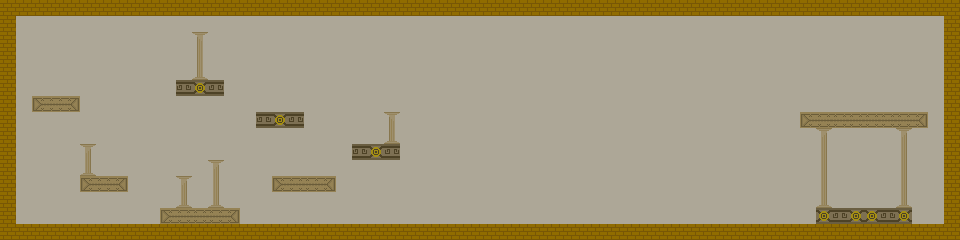

Below is a game level as drawn by its tile map, then a one-line description and the .tmx file that defines it, in full:
An orthogonal 60x15 tile map with 16x16 px tiles, 3 tile layers (BG, BG2, Platforms), 2 tilesets and 3 objects (2x Marker, Entity).

<map version="1.10" tiledversion="1.10.2" orientation="orthogonal" renderorder="right-down" width="60" height="15" tilewidth="16" tileheight="16" infinite="0" nextlayerid="5" nextobjectid="13">
 <tileset firstgid="1" source="desert-level-tilemap.tsx" />
 <tileset firstgid="12" source="desert-objects.tsx" />
 <layer id="2" name="BG" width="60" height="15">
  <data encoding="csv">
8,8,8,8,8,8,8,8,8,8,8,8,8,8,8,8,8,8,8,8,8,8,8,8,8,8,8,8,8,8,1,1,1,1,1,1,1,1,1,1,1,1,1,1,1,1,1,1,1,1,1,1,1,1,1,1,1,1,1,1,
1,8,8,8,8,8,8,8,8,8,8,8,8,8,8,8,8,8,8,8,8,8,8,8,8,8,8,8,8,8,8,8,8,8,8,8,8,8,8,8,8,8,8,8,8,8,8,8,8,8,8,8,8,8,8,8,8,8,8,1,
1,8,8,8,8,8,8,8,8,8,8,8,8,8,8,8,8,8,8,8,8,8,8,8,8,8,8,8,8,8,8,8,8,8,8,8,8,8,8,8,8,8,8,8,8,8,8,8,8,8,8,8,8,8,8,8,8,8,8,1,
1,8,8,8,8,8,8,8,8,8,8,8,8,8,8,8,8,8,8,8,8,8,8,8,8,8,8,8,8,8,8,8,8,8,8,8,8,8,8,8,8,8,8,8,8,8,8,8,8,8,8,8,8,8,8,8,8,8,8,1,
1,8,8,8,8,8,8,8,8,8,8,8,8,8,8,8,8,8,8,8,8,8,8,8,8,8,8,8,8,8,8,8,8,8,8,8,8,8,8,8,8,8,8,8,8,8,8,8,8,8,8,8,8,8,8,8,8,8,8,1,
1,8,8,8,8,8,8,8,8,8,8,8,8,8,8,8,8,8,8,8,8,8,8,8,8,8,8,8,8,8,8,8,8,8,8,8,8,8,8,8,8,8,8,8,8,8,8,8,8,8,8,8,8,8,8,8,8,8,8,1,
1,8,8,8,8,8,8,8,8,8,8,8,8,8,8,8,8,8,8,8,8,8,8,8,8,8,8,8,8,8,8,8,8,8,8,8,8,8,8,8,8,8,8,8,8,8,8,8,8,8,8,8,8,8,8,8,8,8,8,1,
1,8,8,8,8,8,8,8,8,8,8,8,8,8,8,8,8,8,8,8,8,8,8,8,8,8,8,8,8,8,8,8,8,8,8,8,8,8,8,8,8,8,8,8,8,8,8,8,8,8,8,8,8,8,8,8,8,8,8,1,
1,8,8,8,8,8,8,8,8,8,8,8,8,8,8,8,8,8,8,8,8,8,8,8,8,8,8,8,8,8,8,8,8,8,8,8,8,8,8,8,8,8,8,8,8,8,8,8,8,8,8,8,8,8,8,8,8,8,8,1,
1,8,8,8,8,8,8,8,8,8,8,8,8,8,8,8,8,8,8,8,8,8,8,8,8,8,8,8,8,8,8,8,8,8,8,8,8,8,8,8,8,8,8,8,8,8,8,8,8,8,8,8,8,8,8,8,8,8,8,1,
1,8,8,8,8,8,8,8,8,8,8,8,8,8,8,8,8,8,8,8,8,8,8,8,8,8,8,8,8,8,8,8,8,8,8,8,8,8,8,8,8,8,8,8,8,8,8,8,8,8,8,8,8,8,8,8,8,8,8,1,
1,8,8,8,8,8,8,8,8,8,8,8,8,8,8,8,8,8,8,8,8,8,8,8,8,8,8,8,8,8,8,8,8,8,8,8,8,8,8,8,8,8,8,8,8,8,8,8,8,8,8,8,8,8,8,8,8,8,8,1,
1,8,8,8,8,8,8,8,8,8,8,8,8,8,8,8,8,8,8,8,8,8,8,8,8,8,8,8,8,8,8,8,8,8,8,8,8,8,8,8,8,8,8,8,8,8,8,8,8,8,8,8,8,8,8,8,8,8,8,1,
1,8,8,8,8,8,8,8,8,8,8,8,8,8,8,8,8,8,8,8,8,8,8,8,8,8,8,8,8,8,8,8,8,8,8,8,8,8,8,8,8,8,8,8,8,8,8,8,8,8,8,8,8,8,8,8,8,8,8,1,
1,8,8,8,8,8,8,8,8,8,8,8,8,8,8,8,8,8,8,8,8,8,8,8,8,8,8,8,8,8,1,1,1,1,1,1,1,1,1,1,1,1,1,1,1,1,1,1,1,1,1,1,1,1,1,1,1,1,1,1
</data>
 </layer>
 <layer id="4" name="BG2" width="60" height="15">
  <data encoding="csv">
0,0,0,0,0,0,0,0,0,0,0,0,0,0,0,0,0,0,0,0,0,0,0,0,0,0,0,0,0,0,0,0,0,0,0,0,0,0,0,0,0,0,0,0,0,0,0,0,0,0,0,0,0,0,0,0,0,0,0,0,
0,0,0,0,0,0,0,0,0,0,0,0,0,0,0,0,0,0,0,0,0,0,0,0,0,0,0,0,0,0,0,0,0,0,0,0,0,0,0,0,0,0,0,0,0,0,0,0,0,0,0,0,0,0,0,0,0,0,0,0,
0,0,0,0,0,0,0,0,0,0,0,0,2147483650,0,0,0,0,0,0,0,0,0,0,0,0,0,0,0,0,0,0,0,0,0,0,0,0,0,0,0,0,0,0,0,0,0,0,0,0,0,0,0,0,0,0,0,0,0,0,0,
0,0,0,0,0,0,0,0,0,0,0,0,2147483651,0,0,0,0,0,0,0,0,0,0,0,0,0,0,0,0,0,0,0,0,0,0,0,0,0,0,0,0,0,0,0,0,0,0,0,0,0,0,0,0,0,0,0,0,0,0,0,
0,0,0,0,0,0,0,0,0,0,0,0,2147483652,0,0,0,0,0,0,0,0,0,0,0,0,0,0,0,0,0,0,0,0,0,0,0,0,0,0,0,0,0,0,0,0,0,0,0,0,0,0,0,0,0,0,0,0,0,0,0,
0,0,0,0,0,0,0,0,0,0,0,0,0,0,0,0,0,0,0,0,0,0,0,0,0,0,0,0,0,0,0,0,0,0,0,0,0,0,0,0,0,0,0,0,0,0,0,0,0,0,0,0,0,0,0,0,0,0,0,0,
0,0,0,0,0,0,0,0,0,0,0,0,0,0,0,0,0,0,0,0,0,0,0,0,0,0,0,0,0,0,0,0,0,0,0,0,0,0,0,0,0,0,0,0,0,0,0,0,0,0,0,0,0,0,0,0,0,0,0,0,
0,0,0,0,0,0,0,0,0,0,0,0,0,0,0,0,0,0,0,0,0,0,0,0,2147483650,0,0,0,0,0,0,0,0,0,0,0,0,0,0,0,0,0,0,0,0,0,0,0,0,0,0,0,0,0,0,0,0,0,0,0,
0,0,0,0,0,0,0,0,0,0,0,0,0,0,0,0,0,0,0,0,0,0,0,0,2147483652,0,0,0,0,0,0,0,0,0,0,0,0,0,0,0,0,0,0,0,0,0,0,0,0,0,0,2,0,0,0,0,2,0,0,0,
0,0,0,0,0,2,0,0,0,0,0,0,0,0,0,0,0,0,0,0,0,0,0,0,0,0,0,0,0,0,0,0,0,0,0,0,0,0,0,0,0,0,0,0,0,0,0,0,0,0,0,3,0,0,0,0,3,0,0,0,
0,0,0,0,0,4,0,0,0,0,0,0,0,2,0,0,0,0,0,0,0,0,0,0,0,0,0,0,0,0,0,0,0,0,0,0,0,0,0,0,0,0,0,0,0,0,0,0,0,0,0,3,0,0,0,0,3,0,0,0,
0,0,0,0,0,0,0,0,0,0,0,2,0,3,0,0,0,0,0,0,0,0,0,0,0,0,0,0,0,0,0,0,0,0,0,0,0,0,0,0,0,0,0,0,0,0,0,0,0,0,0,3,0,0,0,0,3,0,0,0,
0,0,0,0,0,0,0,0,0,0,0,4,0,4,0,0,0,0,0,0,0,0,0,0,0,0,0,0,0,0,0,0,0,0,0,0,0,0,0,0,0,0,0,0,0,0,0,0,0,0,0,4,0,0,0,0,4,0,0,0,
0,0,0,0,0,0,0,0,0,0,0,0,0,0,0,0,0,0,0,0,0,0,0,0,0,0,0,0,0,0,0,0,0,0,0,0,0,0,0,0,0,0,0,0,0,0,0,0,0,0,0,0,0,0,0,0,0,0,0,0,
0,0,0,0,0,0,0,0,0,0,0,0,0,0,0,0,0,0,0,0,0,0,0,0,0,0,0,0,0,0,0,0,0,0,0,0,0,0,0,0,0,0,0,0,0,0,0,0,0,0,0,0,0,0,0,0,0,0,0,0
</data>
 </layer>
 <layer id="1" name="Platforms" width="60" height="15">
  <data encoding="csv">
1,1,1,1,1,1,1,1,1,1,1,1,1,1,1,1,1,1,1,1,1,1,1,1,1,1,1,1,1,1,0,0,0,0,0,0,0,0,0,0,0,0,0,0,0,0,0,0,0,0,0,0,0,0,0,0,0,0,0,0,
0,0,0,0,0,0,0,0,0,0,0,0,0,0,0,0,0,0,0,0,0,0,0,0,0,0,0,0,0,0,0,0,0,0,0,0,0,0,0,0,0,0,0,0,0,0,0,0,0,0,0,0,0,0,0,0,0,0,0,0,
0,0,0,0,0,0,0,0,0,0,0,0,0,0,0,0,0,0,0,0,0,0,0,0,0,0,0,0,0,0,0,0,0,0,0,0,0,0,0,0,0,0,0,0,0,0,0,0,0,0,0,0,0,0,0,0,0,0,0,0,
0,0,0,0,0,0,0,0,0,0,0,0,0,0,0,0,0,0,0,0,0,0,0,0,0,0,0,0,0,0,0,0,0,0,0,0,0,0,0,0,0,0,0,0,0,0,0,0,0,0,0,0,0,0,0,0,0,0,0,0,
0,0,0,0,0,0,0,0,0,0,0,0,0,0,0,0,0,0,0,0,0,0,0,0,0,0,0,0,0,0,0,0,0,0,0,0,0,0,0,0,0,0,0,0,0,0,0,0,0,0,0,0,0,0,0,0,0,0,0,0,
0,0,0,0,0,0,0,0,0,0,0,9,10,9,0,0,0,0,0,0,0,0,0,0,0,0,0,0,0,0,0,0,0,0,0,0,0,0,0,0,0,0,0,0,0,0,0,0,0,0,0,0,0,0,0,0,0,0,0,0,
0,0,5,6,7,0,0,0,0,0,0,0,0,0,0,0,0,0,0,0,0,0,0,0,0,0,0,0,0,0,0,0,0,0,0,0,0,0,0,0,0,0,0,0,0,0,0,0,0,0,0,0,0,0,0,0,0,0,0,0,
0,0,0,0,0,0,0,0,0,0,0,0,0,0,0,0,9,10,9,0,0,0,0,0,0,0,0,0,0,0,0,0,0,0,0,0,0,0,0,0,0,0,0,0,0,0,0,0,0,0,5,6,6,6,6,6,6,7,0,0,
0,0,0,0,0,0,0,0,0,0,0,0,0,0,0,0,0,0,0,0,0,0,0,0,0,0,0,0,0,0,0,0,0,0,0,0,0,0,0,0,0,0,0,0,0,0,0,0,0,0,0,0,0,0,0,0,0,0,0,0,
0,0,0,0,0,0,0,0,0,0,0,0,0,0,0,0,0,0,0,0,0,0,9,10,9,0,0,0,0,0,0,0,0,0,0,0,0,0,0,0,0,0,0,0,0,0,0,0,0,0,0,0,0,0,0,0,0,0,0,0,
0,0,0,0,0,0,0,0,0,0,0,0,0,0,0,0,0,0,0,0,0,0,0,0,0,0,0,0,0,0,0,0,0,0,0,0,0,0,0,0,0,0,0,0,0,0,0,0,0,0,0,0,0,0,0,0,0,0,0,0,
0,0,0,0,0,5,6,7,0,0,0,0,0,0,0,0,0,5,6,6,7,0,0,0,0,0,0,0,0,0,0,0,0,0,0,0,0,0,0,0,0,0,0,0,0,0,0,0,0,0,0,0,0,0,0,0,0,0,0,0,
0,0,0,0,0,0,0,0,0,0,0,0,0,0,0,0,0,0,0,0,0,0,0,0,0,0,0,0,0,0,0,0,0,0,0,0,0,0,0,0,0,0,0,0,0,0,0,0,0,0,0,0,0,0,0,0,0,0,0,0,
0,0,0,0,0,0,0,0,0,0,5,6,6,6,7,0,0,0,0,0,0,0,0,0,0,0,0,0,0,0,0,0,0,0,0,0,0,0,0,0,0,0,0,0,0,0,0,0,0,0,0,10,9,10,10,9,10,0,0,0,
1,1,1,1,1,1,1,1,1,1,1,1,1,1,1,1,1,1,1,1,1,1,1,1,1,1,1,1,1,1,1,1,1,1,1,1,1,1,1,1,1,1,1,1,1,1,1,1,1,1,1,1,1,1,1,1,1,1,1,1
</data>
 </layer>
 <objectgroup id="3" name="Objects">
  <object id="9" name="Player" type="Entity" gid="12" x="41.5" y="95.7917" width="32" height="32" />
  <object id="11" name="level_start" type="Marker" x="1.5" y="3">
   <point />
  </object>
  <object id="12" name="level_start" type="Marker" x="480" y="2.5">
   <point />
  </object>
 </objectgroup>
</map>
